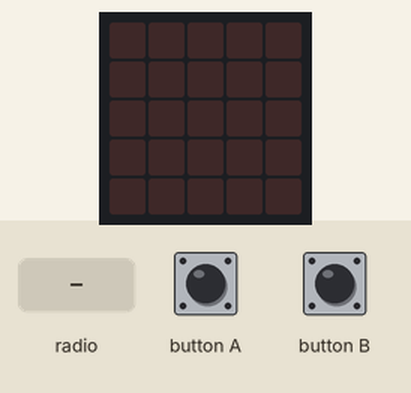
This program was run on a simulated BBC micro:bit (MakeCode). Shown: the board's 5×5 LED display. Inputs (shaded band) come from the test bench.

Above: at 1.2 s.
1.3 s: radio message "0" arrives
At 2.5 s:
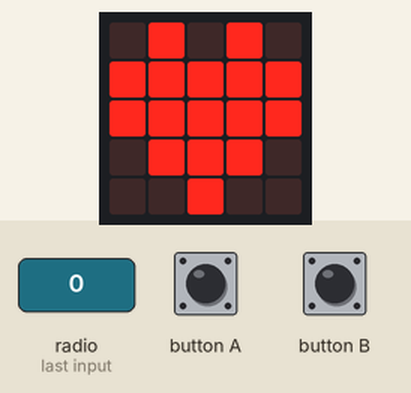
2.8 s: radio message "3" arrives
At 3.8 s:
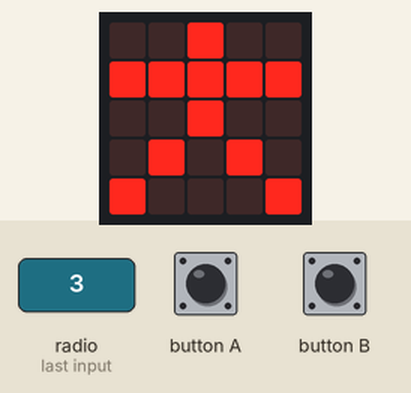
Timing chart, 0 to 5.8 s (numbered marks = the images above; inputs shaded):
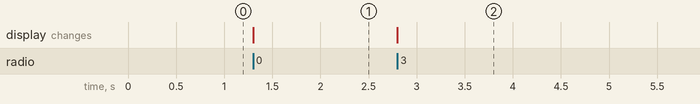

The program:

main.ts
```typescript
radio.onReceivedNumber(function (receivedNumber) {
    if (receivedNumber == 0) {
        basic.showIcon(IconNames.Heart)
    } else if (receivedNumber == 3) {
        basic.showIcon(IconNames.StickFigure)
    }
})
input.onButtonPressed(Button.A, function () {
    radio.sendNumber(0)
})
input.onButtonPressed(Button.B, function () {
    radio.sendNumber(3)
})
radio.setGroup(14)
```

test.ts
```typescript
// 在這裡測試；當此封包作為擴充功能時，將不會編譯此內容。
```

Measured:
- after the input at 1.3 s, the display: changes at once (image 1)
- after the input at 2.8 s, the display: changes at once (image 2)
